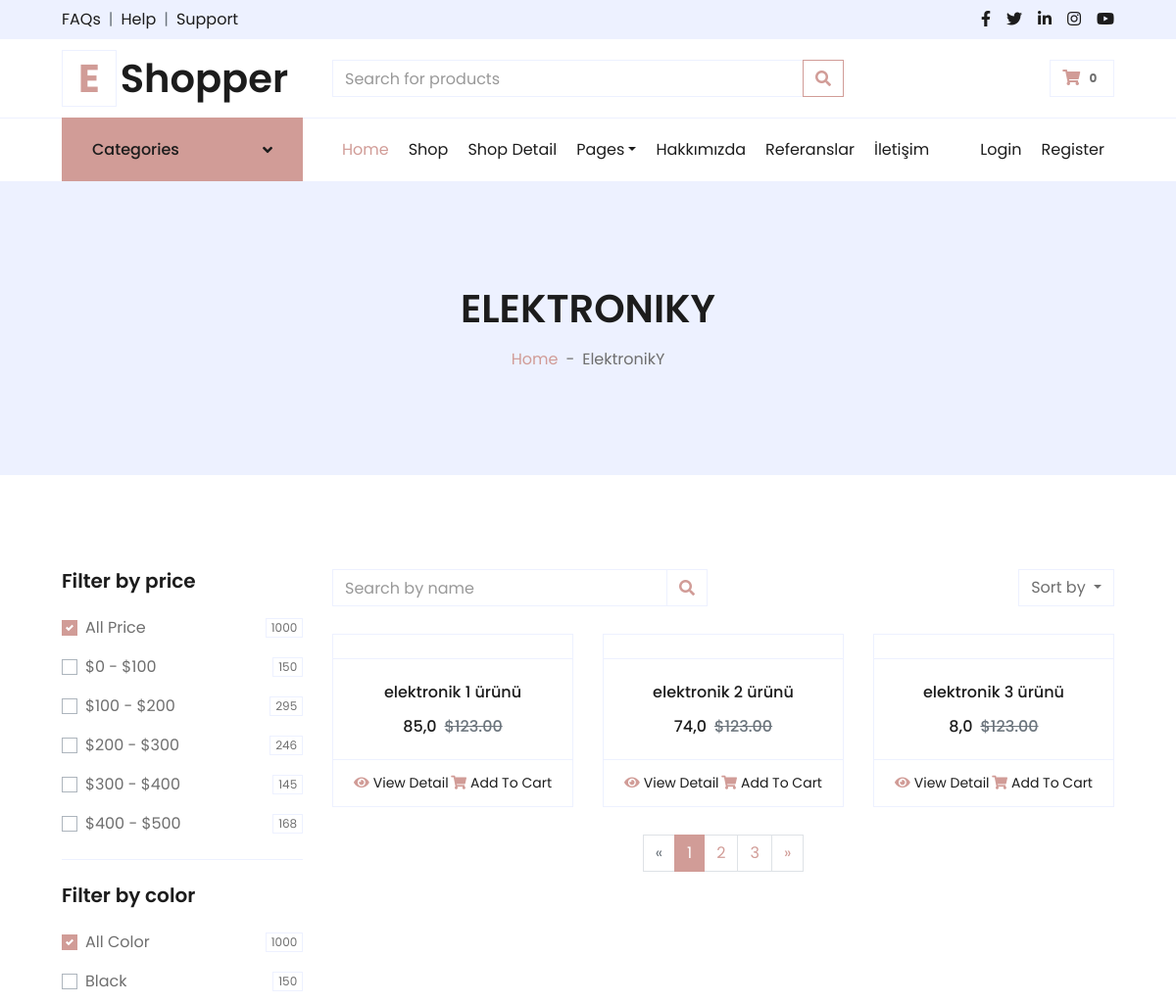
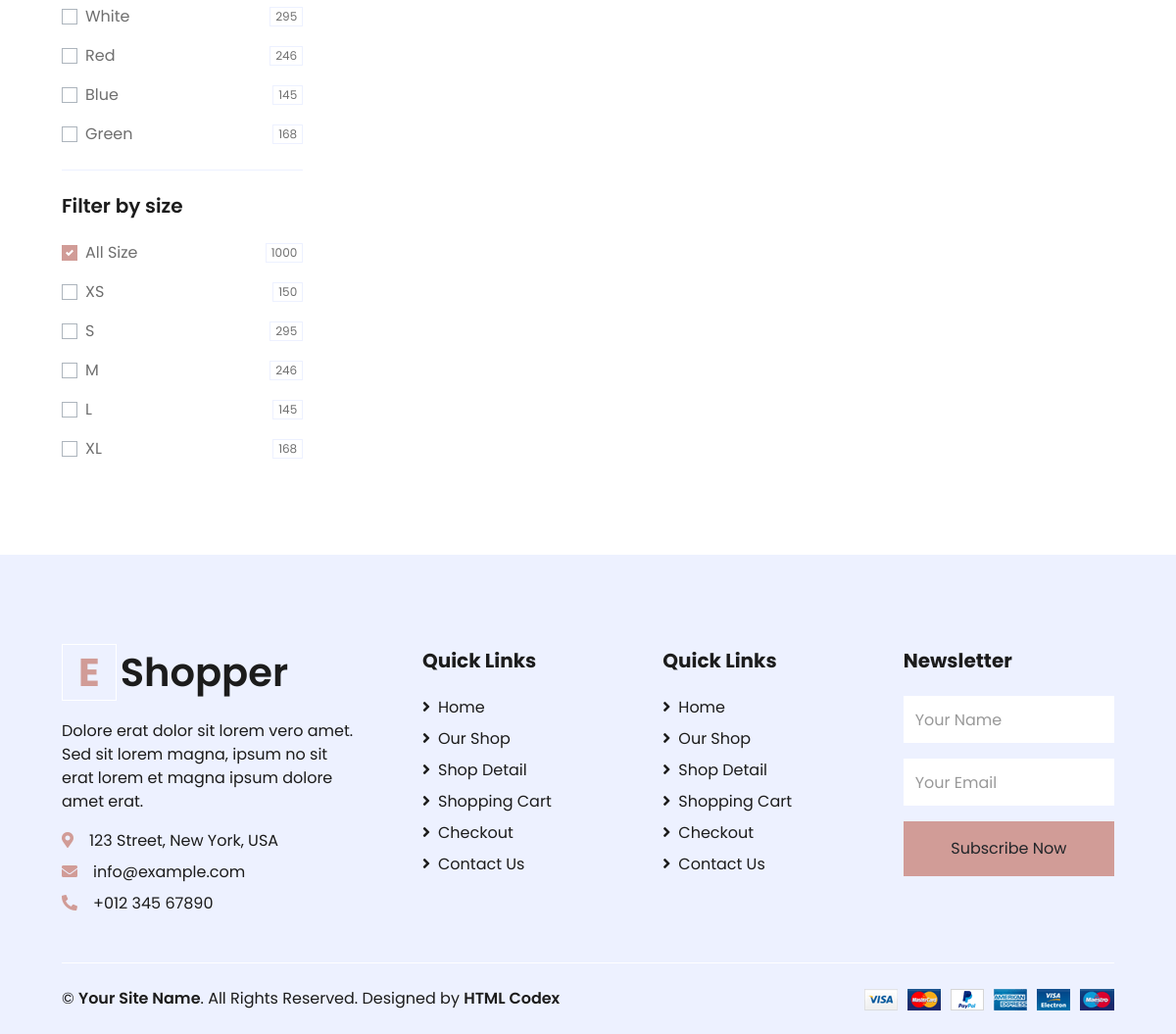
Page /category/5/elektroniky on the committed database (2 pictures, top to bottom).
### product/models.py (models this page shows, shortened)
class Category(MPTTModel):
    STATUS = (
        ('True', 'Evet'),
        ('False', 'Hayir'))
    title = models.CharField(max_length=30)
    keywords = models.CharField(blank=True, max_length=250)
    description = models.CharField(blank=True, max_length=250)
    image = models.ImageField(blank=True, upload_to='images/')
    status = models.CharField(max_length=10, choices=STATUS)
    slug = models.SlugField(null=False, unique=True)
    parent = TreeForeignKey('self', blank=True, null=True, related_name='children',
                               on_delete=models.CASCADE)
    create_at = models.DateTimeField(auto_now_add=True)
    update_at = models.DateTimeField(auto_now=True)
    class MPTTMeta:
        order_insertion_by = ['title']

class Product(models.Model):
    STATUS = (
        ('True', 'Evet'),
        ('False', 'Hayir'),
    )
    category = models.ForeignKey(Category, on_delete=models.CASCADE)  # manytoonerelationwithCategory
    title = models.CharField(max_length=150)
    keywords = models.CharField(blank=True, max_length=255)
    description = models.TextField(blank=True, max_length=255)
    image = models.ImageField(blank=True, upload_to='images/', default="images/default.jpg")
    price = models.FloatField()
    amount = models.IntegerField(default=0)
    detail=RichTextUploadingField()
    status = models.CharField(max_length=10, choices=STATUS, default='False')
    create_at = models.DateTimeField(auto_now_add=True)
    update_at = models.DateTimeField(auto_now=True)
    slug = models.SlugField(null=False, unique=True)
    user = models.ForeignKey(User, on_delete=models.CASCADE)
    reviewsCount = models.IntegerField(default=0)
    def image_tag(self):
        return mark_safe('<img src="{}" height="50"/>'.format(self.image.url))
    image_tag.short_description = 'Image'

### product/views.py (the view)
# urls.py: path("category/<int:id>/<slug:slug>", product_views.categoryProducts, name="categoryProducts"),
def categoryProducts(request, id, slug):
    urunKategori = Category.objects.get(id=id)
    urunler = Product.objects.filter(category_id=id)
    context = {"urunKategori": urunKategori,
               "urunler": urunler}
    return render(request, 'kategori_urunler.html', context)

### home/context_processors.py (called while the page is built)
def setting(request):
    setting = Setting.objects.get(pk=1)
    if setting:
        return {'setting': setting}

### product/context_processors.py (called while the page is built)
def category(request):
    category = Category.objects.all()
    if category:
        return {'category': category}

### product/templates/kategori_urunler.html (shortened to what this page needs)
{% extends 'homebase.html' %}
{% block sidebar %} {% include 'sidebar.html' %}  {% endblock %}
{% block body %}
    <div class="container-fluid bg-secondary mb-5">
        <div class="d-flex flex-column align-items-center justify-content-center" style="min-height: 300px">
            <h1 class="font-weight-semi-bold text-uppercase mb-3">{{  urunKategori.title }}</h1>
            <div class="d-inline-flex">
                <p class="m-0"><a href="/">Home</a></p>
                <p class="m-0 px-2">-</p>
                <p class="m-0">{{  urunKategori.title }}</p>
            </div>
        </div>
    </div>
    <div class="container-fluid pt-5">
        <div class="row px-xl-5">
            <div class="col-lg-3 col-md-12">
                <div class="border-bottom mb-4 pb-4">
                    <h5 class="font-weight-semi-bold mb-4">Filter by price</h5>
                    <form>
                        <div class="custom-control custom-checkbox d-flex align-items-center justify-content-between mb-3">
                            <label class="custom-control-label" for="price-all">All Price</label>
                            <span class="badge border font-weight-normal">1000</span>
                        </div>
                        <div class="custom-control custom-checkbox d-flex align-items-center justify-content-between mb-3">
                            <label class="custom-control-label" for="price-1">$0 - $100</label>
                            <span class="badge border font-weight-normal">150</span>
                        </div>
                        <div class="custom-control custom-checkbox d-flex align-items-center justify-content-between mb-3">
                            <label class="custom-control-label" for="price-2">$100 - $200</label>
                            <span class="badge border font-weight-normal">295</span>
                        </div>
                        <div class="custom-control custom-checkbox d-flex align-items-center justify-content-between mb-3">
                            <label class="custom-control-label" for="price-3">$200 - $300</label>
                            <span class="badge border font-weight-normal">246</span>
                        </div>
                        <div class="custom-control custom-checkbox d-flex align-items-center justify-content-between mb-3">
                            <label class="custom-control-label" for="price-4">$300 - $400</label>
                            <span class="badge border font-weight-normal">145</span>
                        </div>
                        <div class="custom-control custom-checkbox d-flex align-items-center justify-content-between">
                            <label class="custom-control-label" for="price-5">$400 - $500</label>
                            <span class="badge border font-weight-normal">168</span>
                        </div>
                    </form>
                </div>
                <div class="border-bottom mb-4 pb-4">
                    <h5 class="font-weight-semi-bold mb-4">Filter by color</h5>
                    <form>
                        <div class="custom-control custom-checkbox d-flex align-items-center justify-content-between mb-3">
                            <label class="custom-control-label" for="price-all">All Color</label>
                            <span class="badge border font-weight-normal">1000</span>
                        </div>
                        <div class="custom-control custom-checkbox d-flex align-items-center justify-content-between mb-3">
                            <label class="custom-control-label" for="color-1">Black</label>
                            <span class="badge border font-weight-normal">150</span>
                        </div>
                        <div class="custom-control custom-checkbox d-flex align-items-center justify-content-between mb-3">
                            <label class="custom-control-label" for="color-2">White</label>
                            <span class="badge border font-weight-normal">295</span>
                        </div>
                        <div class="custom-control custom-checkbox d-flex align-items-center justify-content-between mb-3">
                            <label class="custom-control-label" for="color-3">Red</label>
                            <span class="badge border font-weight-normal">246</span>
                        </div>
                        <div class="custom-control custom-checkbox d-flex align-items-center justify-content-between mb-3">
                            <label class="custom-control-label" for="color-4">Blue</label>
                            <span class="badge border font-weight-normal">145</span>
                        </div>
                        <div class="custom-control custom-checkbox d-flex align-items-center justify-content-between">
                            <label class="custom-control-label" for="color-5">Green</label>
                            <span class="badge border font-weight-normal">168</span>
                        </div>
                    </form>
                </div>
                <div class="mb-5">
                    <h5 class="font-weight-semi-bold mb-4">Filter by size</h5>
                    <form>
                        <div class="custom-control custom-checkbox d-flex align-items-center justify-content-between mb-3">
                            <label class="custom-control-label" for="size-all">All Size</label>
                            <span class="badge border font-weight-normal">1000</span>
                        </div>
                        <div class="custom-control custom-checkbox d-flex align-items-center justify-content-between mb-3">
                            <label class="custom-control-label" for="size-1">XS</label>
                            <span class="badge border font-weight-normal">150</span>
                        </div>
                        <div class="custom-control custom-checkbox d-flex align-items-center justify-content-between mb-3">
                            <label class="custom-control-label" for="size-2">S</label>
                            <span class="badge border font-weight-normal">295</span>
                        </div>
                        <div class="custom-control custom-checkbox d-flex align-items-center justify-content-between mb-3">
                            <label class="custom-control-label" for="size-3">M</label>
                            <span class="badge border font-weight-normal">246</span>
                        </div>
                        <div class="custom-control custom-checkbox d-flex align-items-center justify-content-between mb-3">
                            <label class="custom-control-label" for="size-4">L</label>
                            <span class="badge border font-weight-normal">145</span>
                        </div>
                        <div class="custom-control custom-checkbox d-flex align-items-center justify-content-between">
                            <label class="custom-control-label" for="size-5">XL</label>
                            <span class="badge border font-weight-normal">168</span>
                        </div>
                    </form>
                </div>
            </div>
            <div class="col-lg-9 col-md-12">
                <div class="row pb-3">
                    <div class="col-12 pb-1">
                        <div class="d-flex align-items-center justify-content-between mb-4">
                            <form action="">
                                <div class="input-group">
                                    <input type="text" class="form-control" placeholder="Search by name">
                                    <div class="input-group-append">
                                        <span class="input-group-text bg-transparent text-primary">
                                            <i class="fa fa-search"></i>
                                        </span>
                                    </div>
                                </div>
                            </form>
                            <div class="dropdown ml-4">
                                <button class="btn border dropdown-toggle" type="button" id="triggerId" data-toggle="dropdown" aria-haspopup="true"
                                        aria-expanded="false">
                                            Sort by
                                        </button>
                            </div>
                        </div>
                    </div>
                    {%  for urun in urunler %}
                    <div class="col-lg-4 col-md-6 col-sm-12 pb-1">
                        <div class="card product-item border-0 mb-4">
                            <div class="card-header product-img position-relative overflow-hidden bg-transparent border p-0">
                            </div>
                            <div class="card-body border-left border-right text-center p-0 pt-4 pb-3">
                                <h6 class="text-truncate mb-3">{{ urun.title }}</h6>
                                <div class="d-flex justify-content-center">
                                    <h6>{{urun.price}}</h6><h6 class="text-muted ml-2"><del>$123.00</del></h6>
                                </div>
                            </div>
                            <div class="card-footer d-flex justify-content-between bg-light border">
                                <a href="/product/{{ urun.id }}/{{ urun.slug }}" class="btn btn-sm text-dark p-0"><i class="fas fa-eye text-primary mr-1"></i>View Detail</a>
                                <a href="/order/addtocart/{{ urun.id }}" class="btn btn-sm text-dark p-0"><i class="fas fa-shopping-cart text-primary mr-1"></i>Add To Cart</a>
                            </div>
                        </div>
                    </div>
                    {% endfor %}
                    <div class="col-12 pb-1">
                        <nav aria-label="Page navigation">
                          <ul class="pagination justify-content-center mb-3">
                            <li class="page-item disabled">
                              <a class="page-link" href="#" aria-label="Previous">
                                <span aria-hidden="true">&laquo;</span>
                              </a>
                            </li>
                            <li class="page-item active"><a class="page-link" href="#">1</a></li>
                            <li class="page-item"><a class="page-link" href="#">2</a></li>
                            <li class="page-item"><a class="page-link" href="#">3</a></li>
                            <li class="page-item">
                              <a class="page-link" href="#" aria-label="Next">
                                <span aria-hidden="true">&raquo;</span>
                              </a>
                            </li>
                          </ul>
                        </nav>
                    </div>
                </div>
            </div>
        </div>
    </div>
 {% endblock %}

### rows in the picture
Category: title "ELEKTRONIKY", title "ElektronikY"
Product: title "elektronik 1 ürünü", price "85,0"
Product: title "elektronik 2 ürünü", price "74,0"
Product: title "elektronik 3 ürünü", price "8,0"
